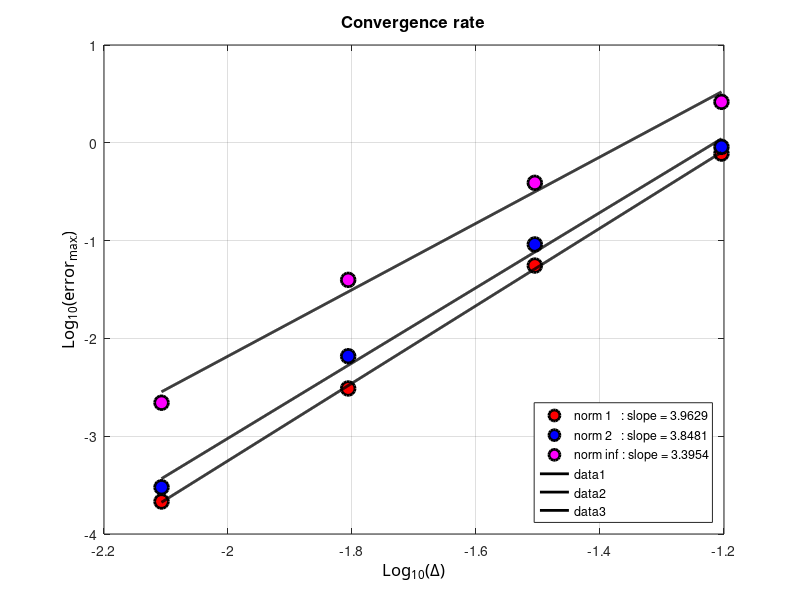

Write MATLAB code to recreate this figure.
clc; clear all; close all;

N=log10(1./[16 32 64 128]);
eh1=log10([.77612 .055566 .0030761 2.1494*10^-4]);
eh2=log10([.90855 .091356 .0065756 3.0062*10^-4]);
ehi=log10([2.6219 .38964 .039668 2.1993*10^-3]);


%% curve
hl1=plot(N,eh1,'ok');
set(hl1,'LineWidth',2.0);
set(hl1,'MarkerSize',10);
set(hl1,'MarkerFaceColor','r');
set(hl1,'MarkerEdgeColor','k'); hold on

hl1=plot(N,eh2,'ok');
set(hl1,'LineWidth',2.0);
set(hl1,'MarkerSize',10);
set(hl1,'MarkerFaceColor','b');
set(hl1,'MarkerEdgeColor','k');

hl1=plot(N,ehi,'ok');
set(hl1,'LineWidth',2.0);
set(hl1,'MarkerSize',10);
set(hl1,'MarkerFaceColor','m');
set(hl1,'MarkerEdgeColor','k');

hold on;
[a11,b1]=polyfit(N,eh1,1);
tt=linspace(min(N),max(N),1000);
lsq1=a11(2)+a11(1)*tt;

hold on;
[a12,b1]=polyfit(N,eh2,1);
tt=linspace(min(N),max(N),1000);
lsq2=a12(2)+a12(1)*tt;


hold on;
[a13,b1]=polyfit(N,ehi,1);
tt=linspace(min(N),max(N),1000);
lsq3=a13(2)+a13(1)*tt;

legend(['norm 1   : slope = ' num2str(a11(1))],['norm 2   : slope = ' num2str(a12(1))],['norm inf : slope = ' num2str(a13(1))],'Location','SouthEast')


%% legend and axis

ha=gca;
xa=get(gca,'Xlabel');
set(ha,'Xgrid','on');
set(xa,'String','Log_{10}(\Delta)');
set (xa,'FontName','Calibri');
set(xa,'FontSize',12);

% ylabel
ha=gca;
ya=get(gca,'Ylabel');
set(ha,'Ygrid','on');
set(ya,'String','Log_{10}(error_{max})');
set (ya,'FontName','Calibri');
set(ya,'FontSize',12);

% title
ha=gca;
xt=get(gca,'Title');
title('Convergence rate');
set (xt,'FontSize',12);


%% courbes...
hlf1=plot(tt,lsq1,'-k');
set(hlf1,'LineWidth',2.0);

hlf1=plot(tt,lsq2,'-k');
set(hlf1,'LineWidth',2.0);

hlf1=plot(tt,lsq3,'-k');
set(hlf1,'LineWidth',2.0);

print('-dpng', ['rate_h_LSWE1.png'])